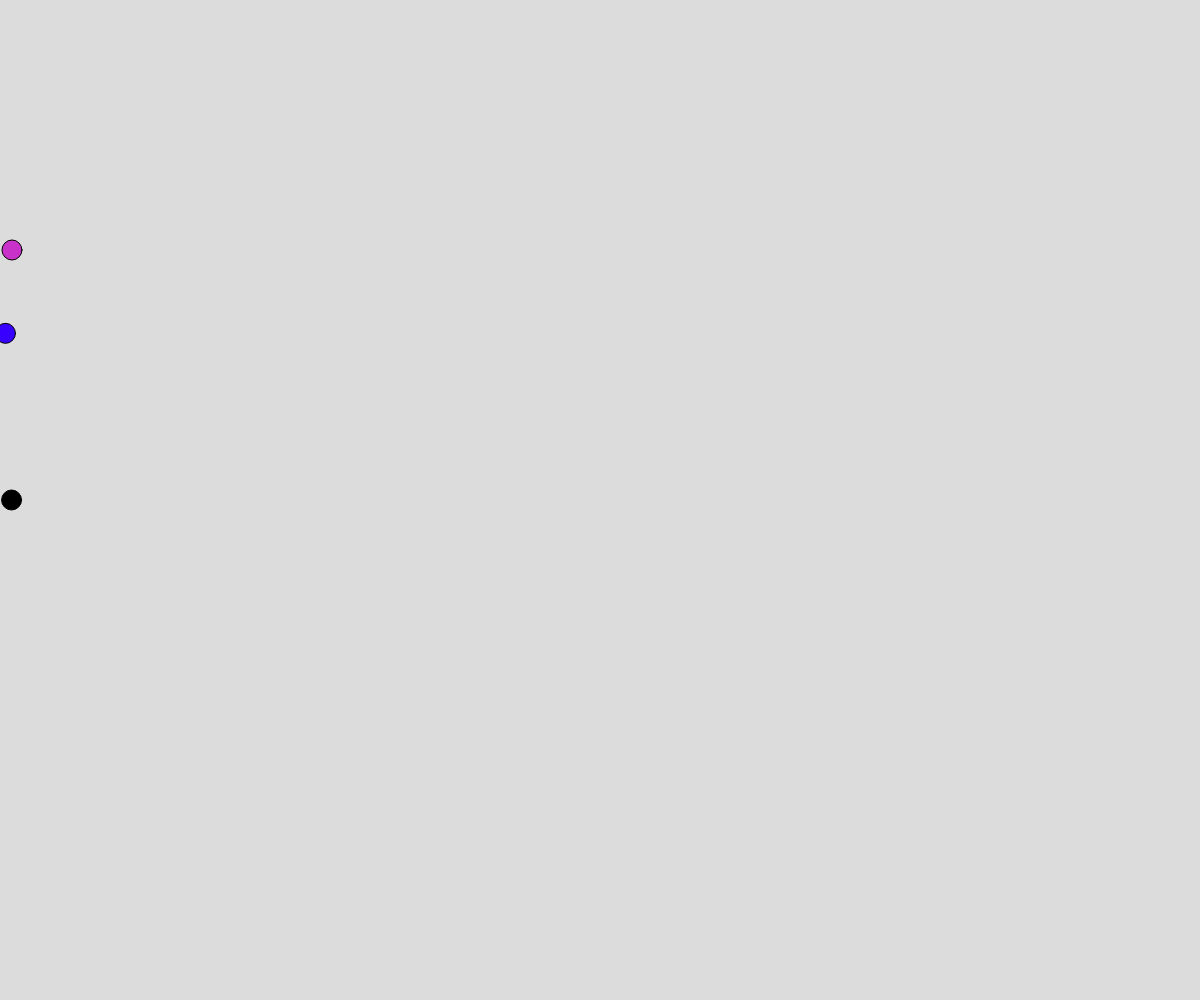
Frame 1 (no input)
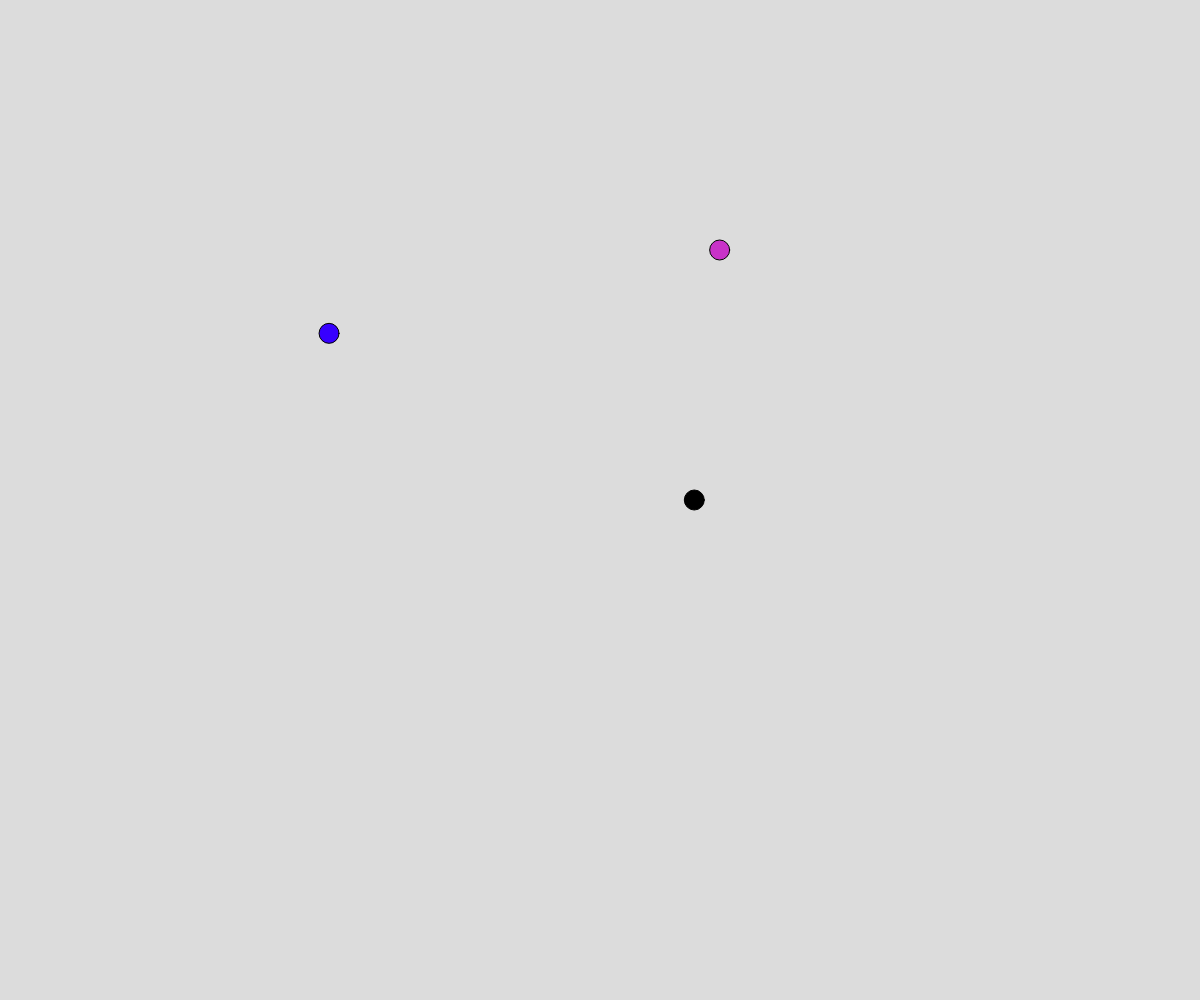
Frame 60 (no input)
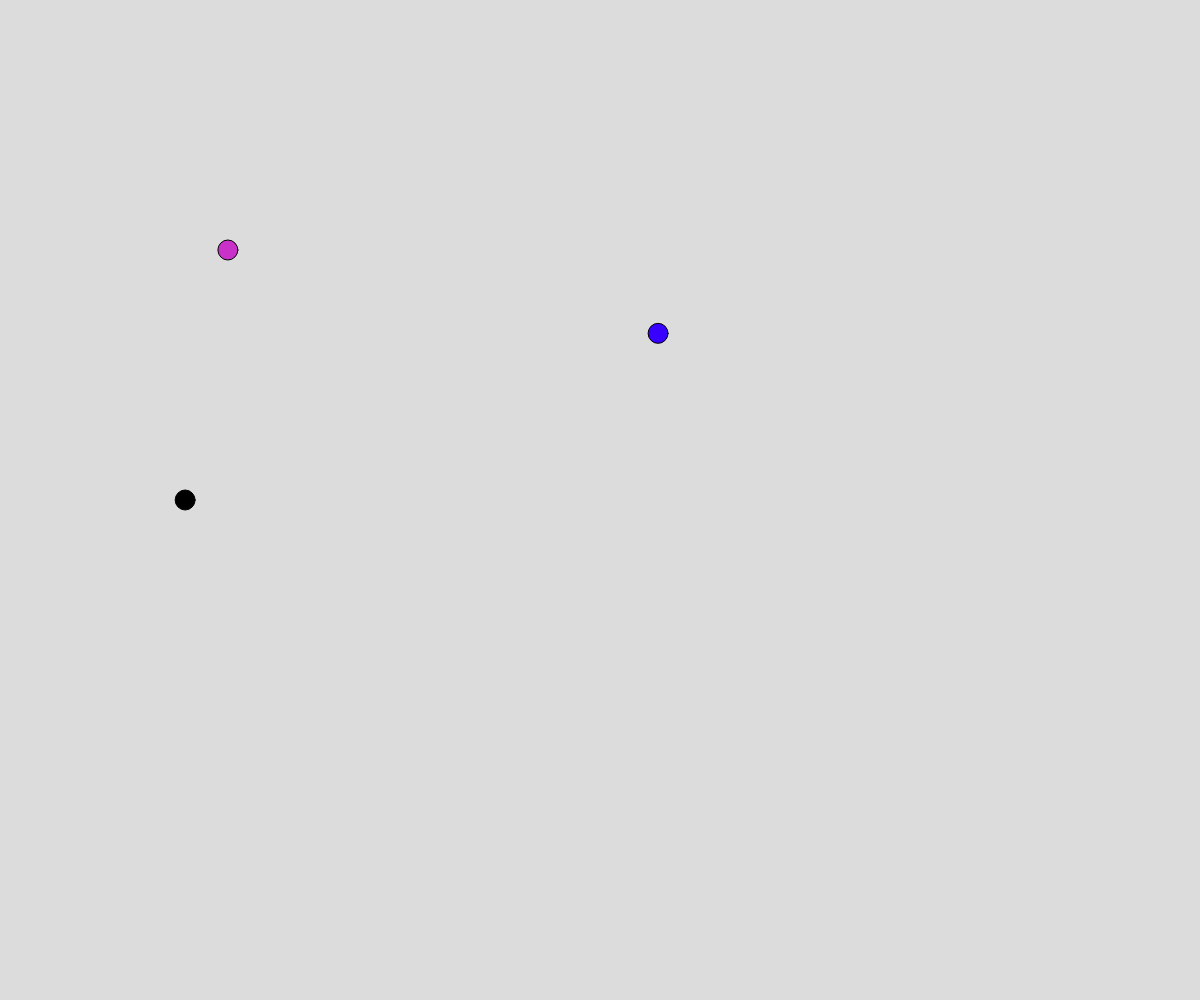
Frame 120 (the mouse pressed at the canvas centre since frame 60)

The p5.js sketch that drew these frames (run headless with seeded random() and noise() and a simulated clock; from frame 60 on, the mouse is pressed at the canvas centre):

// p5.js sketch
// ── sketch.js
// Project Title
// Your Name
// Date
//
// Extra for Experts:
// - describe what you did to take this project "above and beyond"

let c1, c2, c3
let points = []

function setup() {
  createCanvas(windowWidth, windowHeight);
  let t = new test(100, 100)
  c1 = new roundracer(height/2, color(0, 0, 0))
  c2 = new roundracer(height/3, color(55, 0, 255))
  c3 = new roundracer(height/4, color(200, 50, 200))
  print(t.X)
  t.func()
}

function draw() {
  background(220);
  c1.move()
  c1.display()
  c2.move()
  c2.display()
  c3.move()
  c3.display()

  
  //c.display()
  for (let i = 0; i < points.length; i ++){
    points[i].move()
    points[i].display()
  }
}

class test{
  constructor(x, y){
    this.X = x
    this.Y = y
  }

  func(){

  }
}

class point{
  constructor(x, y){
    this.X = x
    this.Y = y
    this.speed = random(5, 10)
    this.nx = random(0, 10)
    this.ny = random(0, 10)
  }

  display(){
    circle(this.X, this.Y, 20)
  }

  move(){
    this.X += map(noise(this.nx), 0, 1, -this.speed, this.speed) 
    this.Y += map(noise(this.ny), 0, 1, -this.speed, this.speed)
    print(noise(this.nx))
    if (this.X > width) {
      //this.X -= this.speed
      this.X -= width
      console.log("")
    }

    if (this.X < 0) {
      //.X += this.speed 
      this.X += width
      print("")
    }

    if (this.Y > height) {
      this.Y -= height
      //this.ny += 0.01
    }

    if (this.Y < 0) {
      this.Y += height
      //this.ny += 0.01
    }

    this.nx += 0.01
    this.ny += 0.01
  }
}

class roundracer{
  constructor(y, color){
    this.x = 0
    this.y = y
    this.speed = random(3, 15)
    this.color = color
  }

  move(){
    this.x += this.speed;
    //print(this.speed)
    if (this.x > width) {
      this.x = 0
    }
  }

  display(){
    fill(this.color)
    circle(this.x, this.y, 20)
  }
}

function mouseClicked(){
  let c = new point(random(0, width), random(0, height))
  points.push(c)
}
